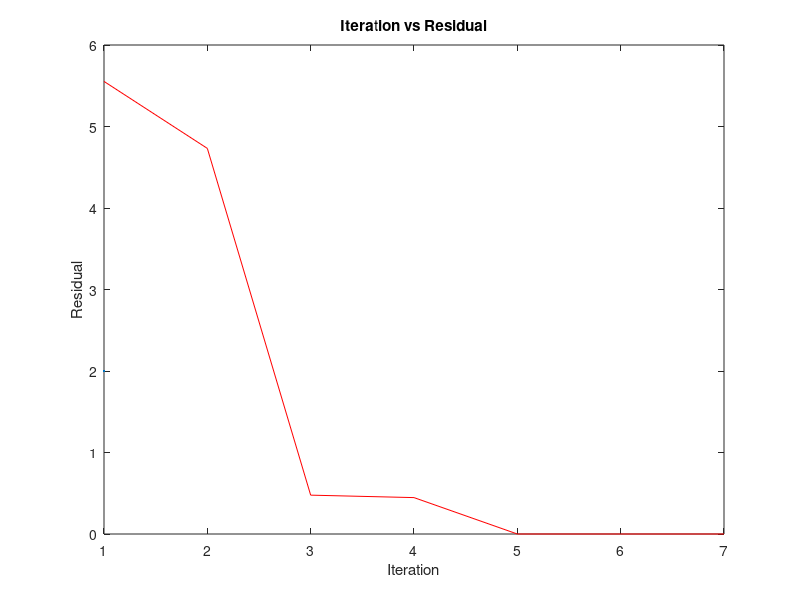

Source code (MATLAB):
clc ;
clear all ;
A = [0.2 0.1 1 1 0 ; 0.1 4 -1 1 -1 ; 1 -1 60 0 -2 ; 1 1 0 8 4 ; 0 -1 -2 4 700 ] ;
b = [1;2;3;4;5] ; 
n = size(A,1) ;
tol = [1e-8 1e-9 1e-10 1e-11] ; 
for t = 1:4 
    x_0 = zeros(n,1) ;          
    fun_eval = 0 ;
    r_0 = b - A*x_0 ;                   fun_eval = fun_eval + n*n ;
    s_0 = r_0 ; 
    Max_ite = 100 ;
    M = 1 ;
    
    while M<Max_ite
        alf_0 = (r_0'*s_0)/(s_0'*A*s_0) ; fun_eval = fun_eval + n*n+n+n+1 ;
        x_1 = x_0 + alf_0*s_0 ;           fun_eval = fun_eval + n ;
        r_1 = r_0 - alf_0*A*s_0 ;         fun_eval = fun_eval + n*n+n ;
        beta = (r_1'*r_1)/(r_0'*r_0) ;    fun_eval = fun_eval + n+n+1 ;
        s_1 = r_1 + beta*s_0 ;            fun_eval = fun_eval + n ;
        Res(M) = max(abs(r_1)) ;    % norm infinaite 
        error = max(abs(x_1 - x_0))/max(abs(x_1)) ; 
        if Res(M)<tol(t)
            break
        end
        M = M+1 ;  
        x_0 = x_1 ;
        s_0 = s_1 ;
        r_0 = r_1 ;   
    end 
    fprintf("For tolerance = %d\n",tol(t))
    fprintf("value of x is \n")
    for i=1:n
        fprintf("x_%d = %0.7f\n",i,x_0(i))
    end
    fprintf("Total no. of iteration  = %d\n",M)
    fprintf("Function evatuation = %d\n",fun_eval)
    fprintf("___________________________________________________\n")
end 
it=1:M ;
plot(it,Res(it),"r",LineWidth=2) 
xlabel("Iteration")
ylabel("Residual")
title("Iteration vs Residual") 












